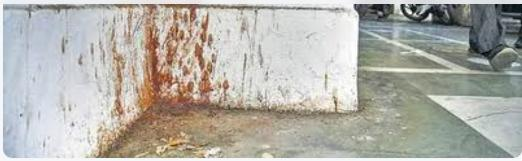
#> input picture model/test_spitting.jpg, 522 x 161 px
$ python -i authenticity.py   (imports and definitions only)
#> lines starting #> are read from the running program, lines starting #| are printed output that depends on the picture
"""
Authenticity & Manipulation Analysis Module for CivicPulse AI.

Probabilistic assessment of image provenance, EXIF metadata, and manipulation signals:
- EXIF parsing (camera hardware, original timestamp, software tags)
- Detection of editing / generative AI signatures (Photoshop, Midjourney, DALL-E, etc.)
- Perceptual hash generation (pHash, dHash, aHash)
- Error Level Analysis (ELA) simulation for compression anomalies
- Resolution and aspect ratio heuristics (e.g. synthetic 1024x1024 square images without camera metadata)

CRITICAL SAFETY RULE:
The system NEVER claims an image is "100% authentic". Assessments are strictly probabilistic.
"""

from __future__ import annotations
import hashlib
import io
from typing import Dict, Any, List, Optional
import numpy as np
from PIL import Image, ExifTags, ImageChops, ImageEnhance


class AuthenticityAnalyzer:
    """Evaluates image integrity and tampering probability."""

    AI_GENERATOR_KEYWORDS = [
        "midjourney", "stable diffusion", "dall-e", "stablediffusion",
        "novelai", "firefly", "bing image creator", "leonardo.ai"
    ]

    EDITING_SOFTWARE_KEYWORDS = [
        "photoshop", "gimp", "canva", "lightroom", "picsart", "snapseed"
    ]

    def analyze(self, image: Image.Image, image_bytes: Optional[bytes] = None) -> Dict[str, Any]:
        """
        Analyze image provenance and compute probabilistic authenticity score.
        """
        # 1. Hashes
        if image_bytes is None:
            buf = io.BytesIO()
            image.save(buf, format="JPEG", quality=90)
            image_bytes = buf.getvalue()

        sha256_hash = hashlib.sha256(image_bytes).hexdigest()
        phash = self._compute_phash(image)
        dhash = self._compute_dhash(image)

        # 2. EXIF Metadata Extraction
        exif_data = {}
        raw_exif = image.getexif()
        software = ""
        make = ""
        model = ""
        datetime_original = ""
        has_camera_hardware = False

        if raw_exif:
            for tag_id, val in raw_exif.items():
                tag_name = ExifTags.TAGS.get(tag_id, str(tag_id))
                if tag_name == "Software":
                    software = str(val).lower()
                elif tag_name == "Make":
                    make = str(val)
                    has_camera_hardware = True
                elif tag_name == "Model":
                    model = str(val)
                    has_camera_hardware = True
                elif tag_name in ("DateTimeOriginal", "DateTime"):
                    datetime_original = str(val)
                exif_data[tag_name] = str(val)[:100]

        # Check PNG text chunks or EXIF for AI generator signatures
        is_ai_software = any(kw in software for kw in self.AI_GENERATOR_KEYWORDS)
        is_edited_software = any(kw in software for kw in self.EDITING_SOFTWARE_KEYWORDS)

        # 3. Structural & Resolution Heuristics
        width, height = image.size
        # Synthetic AI generators typically default to 512x512, 1024x1024, or exact power of 2 with zero EXIF
        is_exact_ai_square = (width == height) and (width in (512, 768, 1024, 1536, 2048))
        no_exif_at_all = len(exif_data) == 0

        # 4. Error Level Analysis (ELA) Simulation
        ela_score = self._compute_ela_divergence(image)

        # 5. Composite Authenticity Score Calculation (Starts at base 85, never exceeds 95)
        # Probabilistic, never 100%
        score = 85
        evidence: List[str] = []
        warnings: List[str] = []

        if has_camera_hardware:
            score += 7
            evidence.append(f"Physical camera hardware metadata detected ({make} {model}).")
        else:
            score -= 8
            warnings.append("No camera hardware EXIF metadata found (common on re-saved or web-downloaded images).")

        if datetime_original:
            score += 3
            evidence.append(f"Original capture timestamp recorded ({datetime_original}).")

        if is_ai_software:
            score -= 55
            warnings.append(f"Metadata explicitly references generative AI tools: '{software}'.")
        elif is_edited_software:
            score -= 25
            warnings.append(f"Image was processed through photo editing software: '{software}'.")

        if is_exact_ai_square and no_exif_at_all:
            score -= 20
            warnings.append(f"Dimensions ({width}x{height}) and complete lack of EXIF match common generative AI patterns.")

        if ela_score > 35.0:
            score -= 18
            warnings.append(f"High compression error divergence (ELA index {ela_score:.1f}) suggests possible localized editing.")

        # Clamp between 10 and 95 (NEVER 100)
        final_score = int(max(10, min(95, score)))

        # Categorize status
        if is_ai_software or (is_exact_ai_square and final_score < 45):
            status = "POTENTIALLY_AI_GENERATED"
        elif is_edited_software or final_score < 55:
            status = "POTENTIALLY_MANIPULATED"
        elif final_score >= 75:
            status = "LIKELY_AUTHENTIC"
        else:
            status = "UNCERTAIN"

        return {
            "score": final_score,
            "status": status,
            "sha256": sha256_hash,
            "phash": phash,
            "dhash": dhash,
            "has_exif": len(exif_data) > 0,
            "camera": f"{make} {model}".strip() or None,
            "software": software or None,
            "timestamp": datetime_original or None,
            "ela_divergence": round(float(ela_score), 2),
            "evidence": evidence,
            "warnings": warnings,
        }

    @staticmethod
    def _compute_phash(image: Image.Image, hash_size: int = 8) -> str:
        """Compute perceptual hash (pHash) using discrete cosine transform principles."""
        # Resize to 32x32 grayscale
        img = image.convert("L").resize((32, 32), Image.Resampling.BILINEAR)
        pixels = np.asarray(img, dtype=np.float32)

        # Simple 1D-approximate DCT / mean comparison across 8x8 low frequency block
        sub_block = pixels[:hash_size, :hash_size]
        avg = np.mean(sub_block)
        diff = sub_block > avg
        # Convert boolean array to hex string
        return "".join(format(byte, "02x") for byte in np.packbits(diff.flatten()))

    @staticmethod
    def _compute_dhash(image: Image.Image, hash_size: int = 8) -> str:
        """Compute difference hash (dHash) tracking horizontal gradients."""
        img = image.convert("L").resize((hash_size + 1, hash_size), Image.Resampling.BILINEAR)
        pixels = np.asarray(img, dtype=np.int32)
        diff = pixels[:, 1:] > pixels[:, :-1]
        return "".join(format(byte, "02x") for byte in np.packbits(diff.flatten()))

    @staticmethod
    def _compute_ela_divergence(image: Image.Image) -> float:
        """
        Error Level Analysis: recompress at 90% and measure mean absolute difference.
        Cloned or spliced elements exhibit markedly different recompression error.
        """
        try:
            buf = io.BytesIO()
            rgb = image.convert("RGB")
            rgb.save(buf, "JPEG", quality=90)
            buf.seek(0)
            recompressed = Image.open(buf)
            diff = ImageChops.difference(rgb, recompressed)
            diff_arr = np.asarray(diff, dtype=np.float32)
            # Scale difference
            return float(np.mean(diff_arr) * 10.0)
        except Exception:
            return 15.0

>>> from PIL import Image
>>> picture = Image.open('../test_spitting.jpg')
#> picture is the input picture: PIL image 522x161 RGB; mean R, G, B 178.9, 176.9, 169.6
>>> result = AuthenticityAnalyzer().analyze(picture)
#> in _compute_phash, `img = image.convert("L").resize((32, 32), Image.Resampling.BILINEAR)`:
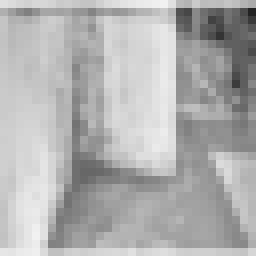
#> img: PIL image 32x32 L (shown 8 times larger); min 34, max 241, mean 176.3
#> in _compute_phash, `avg = np.mean(sub_block)`: avg = 190.6
#> in analyze, `phash = self._compute_phash(image)`: phash = 'ff00878f8f9fbffe'
#> in analyze, `dhash = self._compute_dhash(image)`: dhash = 'b8b83838189b3930'
#> in _compute_ela_divergence, `diff_arr = np.asarray(diff, dtype=np.float32)`:
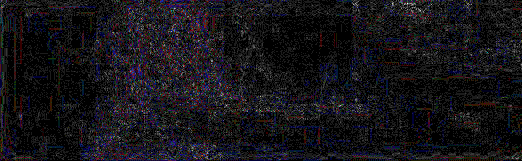
#> diff_arr: shape (161, 522, 3) float32; mean R, G, B 0.769, 0.712, 0.87; drawn with min black and max white
#> in analyze, `ela_score = self._compute_ela_divergence(image)`: ela_score = 7.84
#> result = 12 items
